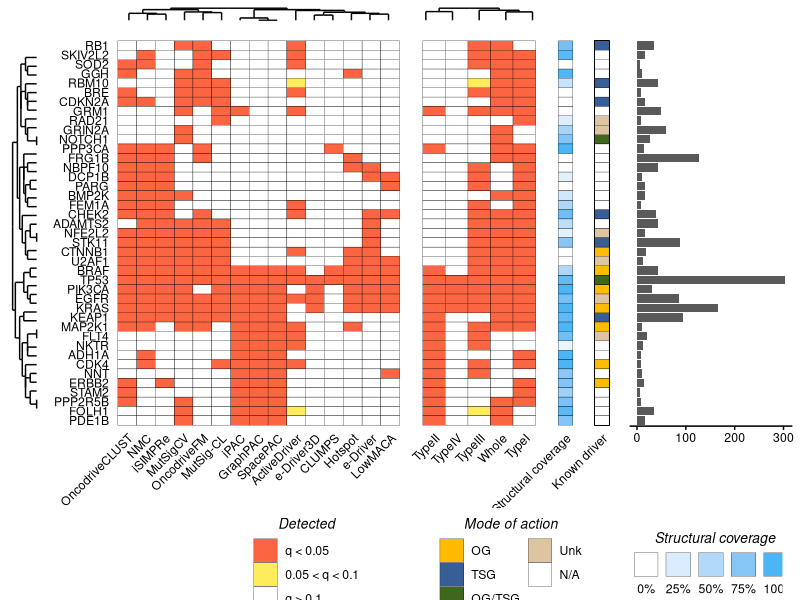

Reproduce this figure in R.
library (ggplot2)
library (pheatmap)
library (reshape2)
library (gridExtra)
library (gplots)
library (ggdendro)
library (grid)

#THIS IS A FUNCTION THAT EXTRACTS THE LEGEND FROM A GGPLOT
#TOOK IT FROM https://github.com/hadley/ggplot2/wiki/Share-a-legend-between-two-ggplot2-graphs

g_legend<-function(a.gplot){
  tmp <- ggplot_gtable(ggplot_build(a.gplot))
  leg <- which(sapply(tmp$grobs, function(x) x$name) == "guide-box")
  legend <- tmp$grobs[[leg]]
  return(legend)}
  
#LOAD DATA
pipeline.res <- read.table ("../raw_data/matrix_luad.txt", sep = "\t", header = TRUE, check.names = FALSE)

#THIS ADJUSTS THE ORDER OF THE "MODE OF ACTION" LEGEND
pipeline.res$Mode <- factor (pipeline.res$Mode, levels = c ("OG", "TSG", "OG/TSG", "Unk", "N/A"))

#WE SUBSET TO THE FRACTION OF GENES WE WANT
#I LIMITED THE PLOT TO GENES DETECTED BY FIVE OR MORE METHODS, OR KNOWN DRIVER GENES IN THAT TISSUE DETECTED AT LEAST ONCE
#FEEL FREE TO ADJUST TO ADD OTHER GENES
pipe.sig <- subset (pipeline.res, Detected > 3 | (Detected > 0 & KnownDriver != "No"))

#SUBSET ONLY THE PART WE WANT
mat.plot <- pipe.sig[,c ("Gene", "MutSigCV", "OncodriveFM", "OncodriveCLUST", "NMC", "MutSig-CL", "e-Driver", "e-Driver3D", "iPAC", "GraphPAC", "SpacePAC", "CLUMPS", "iSIMPRe", "ActiveDriver", "Hotspot", "LowMACA")]
mat.melt <- melt (mat.plot)

#BINARIZE THE PREDICTIONS INSTEAD OF P-VALS
mat.melt$value <- ifelse (mat.melt$value < 0.05, 1, 0)

#RE-CREATE THE MATRIX
mat.plot <- acast (mat.melt, Gene ~ variable, value.var = "value")

#CALC THE CLUSTERING FOR THE METHODS AND GET THE DENDROGRAM
model.meth <- hclust (dist (t(mat.plot)))
dhc.meth <- as.dendrogram (model.meth)
ddata.meth <- dendro_data (dhc.meth, type = "rectangle")
dendro.meth <- ggplot (segment (ddata.meth)) + geom_segment (aes (x = x, y = y, xend = xend, yend = yend)) + theme (panel.background = element_blank(), axis.text = element_blank(), axis.ticks = element_blank(), axis.title = element_blank())

#CALC THE CLUSTERING FOR THE GENES AND GET THE DENDROGRAM
model.gene <- hclust (dist (mat.plot))
dhc.gene <- as.dendrogram (model.gene)
ddata.gene <- dendro_data (dhc.gene, type = "rectangle")
dendro.gene <- ggplot (segment (ddata.gene)) + geom_segment (aes (x = -x, y = -y, xend = -xend, yend = -yend)) + theme (panel.background = element_blank(), axis.text = element_blank(), axis.ticks = element_blank(), axis.title = element_blank()) + coord_flip ()

#RE-ORDER THE GENES
pipe.sig$Gene <- factor (pipe.sig$Gene, levels = rev(rownames (mat.plot)[model.gene$order]))
pipe.melt <- melt (pipe.sig)
pipe.npat <- pipe.melt

#BINARIZE THE PREDICTIONS INSTEAD OF P-VALS
pipe.melt$binarized <- ifelse (pipe.melt$value < 0.05, "q < 0.05", ifelse (pipe.melt$value < 0.1, "0.05 < q < 0.1", "q > 0.1"))
pipe.melt$binarized <- factor (pipe.melt$binarized, levels = c ("q < 0.05", "0.05 < q < 0.1", "q > 0.1"))

#RE-ORDER THE METHODS
methods.sorted <- colnames (mat.plot)[model.meth$order]
methods.sorted[16] <- "NPat"
methods.sorted[17] <- "Detected"
methods.sorted[18] <- "Coverage"
pipe.melt$variable <- factor (pipe.melt$variable, levels = methods.sorted)

#PREPARE THE PLOTS
heat.plot <- ggplot (subset (pipe.melt, !(variable %in% c("NPat", "Detected", "Coverage"))), aes (x = variable, y = Gene)) + geom_tile (aes (fill = binarized), color = "black") + theme (axis.text = element_text (color = "black"), axis.text.x = element_text (angle = 45, hjust = 1), axis.ticks = element_blank(), axis.line = element_blank(), panel.background = element_blank(), axis.title = element_blank(), legend.position = "none") + scale_fill_manual (name = "Detected", values = c("#FB6542", "#FFEC5C", "white"))
leg.plot.heat <- ggplot (subset (pipe.melt, !(variable %in% c("NPat", "Detected", "Coverage"))), aes (x = variable, y = Gene)) + geom_tile (aes (fill = binarized), color = "black") + theme (axis.text = element_text (color = "black"), axis.text.x = element_text (angle = 45, hjust = 1), axis.ticks = element_blank(), axis.line = element_blank(), panel.background = element_blank(), axis.title = element_blank(), legend.position = "right") + scale_fill_manual (guide = guide_legend (title = "Detected", title.position = "top", title.hjust = 0.5, title.theme = element_text (face = "italic", angle = 0, size = 10), ncol = 1), values = c("#FB6542", "#FFEC5C", "white"))
leg.heat <- g_legend (leg.plot.heat)
npat.plot <- ggplot (subset (pipe.npat, variable == "NPat"), aes (x = Gene, y = value)) + geom_bar (stat = "identity") + coord_flip() + theme (axis.text.y = element_blank(), axis.ticks.y = element_blank(), axis.title = element_blank(), axis.text.x = element_text (color = "black"), axis.ticks.x = element_line (color = "black"), axis.line.x = element_line (color = "black"), panel.background = element_blank())
known.plot <- ggplot (pipe.melt, aes (x = "Known driver", y = Gene)) + geom_tile (aes (fill = Mode), color = "black") + theme (axis.text.y = element_blank(), axis.ticks = element_blank(), axis.title = element_blank(), axis.text.x = element_text (color = "black", angle = 45, hjust = 1), legend.position = "none", panel.background = element_blank()) + scale_fill_manual (values = c ("#FFBB00", "#375E97", "#3F681C", "#DDC5A2", "white"))
leg.plot.known <- ggplot (pipe.melt, aes (x = "Known driver", y = Gene)) + geom_tile (aes (fill = Mode), color = "black") + theme (axis.text.y = element_blank(), axis.ticks = element_blank(), axis.title = element_blank(), axis.text.x = element_text (color = "black", angle = 45, hjust = 1), legend.position = "right", panel.background = element_blank()) + scale_fill_manual (name = "Mode", values = c ("#FFBB00", "#375E97", "#3F681C", "#DDC5A2", "white"), guide = guide_legend (ncol = 2, title = "Mode of action", title.position = "top", title.hjust = 0.5, title.theme = element_text (face = "italic", angle = 0, size = 10)))
leg.known <- g_legend (leg.plot.known)
struc.plot <- ggplot (subset (pipe.melt, variable == "Coverage"), aes (x = "Structural coverage", y = Gene, fill = value)) + geom_tile (color = "black") + theme (axis.text.y = element_blank(), axis.ticks = element_blank(), axis.title = element_blank(), axis.text.x = element_text (color = "black", angle = 45, hjust = 1), legend.position = "none", panel.background = element_blank()) + scale_fill_continuous (low = "white", high = "#4CB5F5")
leg.plot.struc <- ggplot (subset (pipe.melt, variable == "Coverage"), aes (x = "Structural coverage", y = Gene, fill = value)) + geom_tile (color = "black") + theme (axis.text.y = element_blank(), axis.ticks = element_blank(), axis.title = element_blank(), axis.text.x = element_text (color = "black", angle = 45, hjust = 1), legend.position = "bottom", panel.background = element_blank()) + scale_fill_gradient (low = "white", high = "#4CB5F5", limits = c (0,1), labels = scales::percent, guide = guide_legend (title = "Structural coverage", title.position = "top", title.hjust = 0.5, label.position = "bottom", label.hjust = 0.5, title.theme = element_text (face = "italic", angle = 0, size = 10)))
leg.struc <- g_legend (leg.plot.struc)
empty.plot <- rectGrob(gp=gpar(col="white"))

#CREATE THE SUMMARY PER CATEGORIES
pipeline.back <- pipeline.res
pipeline.back$Whole <- apply (pipeline.res[,c("OncodriveFM", "MutSigCV")], 1, min)
pipeline.back$TypeI <- apply (pipeline.res[,c("NMC", "OncodriveCLUST", "MutSig-CL", "Hotspot", "iSIMPRe")], 1, min)
pipeline.back$TypeII <- apply (pipeline.res[,c("GraphPAC", "iPAC", "SpacePAC", "CLUMPS")], 1, min)
pipeline.back$TypeIII <- apply (pipeline.res[,c("ActiveDriver", "e-Driver", "LowMACA")], 1, min)
pipeline.back$TypeIV <- pipeline.res$'e-Driver3D'

pipe.back.sig <- subset (pipeline.back, Detected > 3 | (Detected > 0 & KnownDriver != "No"))

mat.back.plot <- pipe.back.sig[,c ("Gene", "Whole", "TypeI", "TypeII", "TypeIII", "TypeIV")]
mat.back.melt <- melt (mat.back.plot)
mat.back.melt$value <- ifelse (mat.back.melt$value < 0.05, 1, 0)
mat.back.plot <- acast (mat.back.melt, Gene ~ variable, value.var = "value")

#CALC DENDROGRAM FROM CATEGORIES
model.type <- hclust (dist (t(mat.back.plot)))
dhc.type <- as.dendrogram (model.type)
ddata.type <- dendro_data (dhc.type, type = "rectangle")
dendro.type <- ggplot (segment (ddata.type)) + geom_segment (aes (x = x, y = y, xend = xend, yend = yend)) + theme (panel.background = element_blank(), axis.text = element_blank(), axis.ticks = element_blank(), axis.title = element_blank())

pipe.back.sig$Gene <- factor (pipe.back.sig$Gene, levels = rev(rownames (mat.plot)[model.gene$order]))
pipe.back.melt <- melt (pipe.back.sig[,c ("Gene", "Whole", "TypeI", "TypeII", "TypeIII", "TypeIV", "NPat", "Detected", "KnownDriver")])
pipe.back.melt$binarized <- ifelse (pipe.back.melt$value < 0.05, "q < 0.05", ifelse (pipe.back.melt$value < 0.1, "0.05 < q < 0.1", "q > 0.1"))
pipe.back.melt$binarized <- factor (pipe.back.melt$binarized, levels = c ("q < 0.05", "0.05 < q < 0.1", "q > 0.1"))

#ORDER CATEGORIES
types.sorted <- colnames (mat.back.plot)[model.type$order]
types.sorted[6] <- "NPat"
types.sorted[7] <- "Detected"
types.sorted[8] <- "Coverage"
pipe.back.melt$variable <- factor (pipe.back.melt$variable, levels = types.sorted)

#CREATE THE PLOT FOR THE CATEGORIES
type.plot <- ggplot (subset (pipe.back.melt, !(variable %in% c("NPat", "Detected", "Coverage"))), aes (x = variable, y = Gene)) + geom_tile (aes (fill = binarized), color = "black") + theme (axis.text = element_text (color = "black"), axis.text.x = element_text (angle = 45, hjust = 1), axis.ticks = element_blank(), axis.line = element_blank(), panel.background = element_blank(), axis.title = element_blank(), legend.position = "none") + scale_fill_manual (name = "Detected", values = c("#FB6542", "#FFEC5C", "white")) + theme (axis.text.y = element_blank())

#ADJUST HEIGHTS OF THE METHODS
gA=ggplot_gtable(ggplot_build(heat.plot))
gB=ggplot_gtable(ggplot_build(type.plot))
gC2=ggplot_gtable(ggplot_build(struc.plot))
gC=ggplot_gtable(ggplot_build(known.plot))
gD=ggplot_gtable(ggplot_build(npat.plot))
gE=ggplot_gtable(ggplot_build(dendro.gene))
maxHeight = grid::unit.pmax(gA$heights, gB$heights, gC$heights, gD$heights, gE$heights)
gA$heights <- as.list(maxHeight)
gB$heights <- as.list(maxHeight)
gC2$heights <- as.list(maxHeight)
gC$heights <- as.list(maxHeight)
gD$heights <- as.list(maxHeight)
gE$heights <- as.list(maxHeight)

gF=ggplot_gtable(ggplot_build(dendro.meth))
gG=ggplot_gtable(ggplot_build(dendro.type))

maxWidth = grid::unit.pmax(gA$widths, gF$widths)
gA$widths <- as.list(maxWidth)
gF$widths <- as.list(maxWidth)

maxWidth = grid::unit.pmax(gB$widths, gG$widths)
gB$widths <- as.list(maxWidth)
gG$widths <- as.list(maxWidth)

#ARRANGE IT ALL
grid.arrange (arrangeGrob(empty.plot, gF, gG, empty.plot, empty.plot, empty.plot, gE, gA, gB, gC2, gC, gD, nrow = 2, widths = c (1/10, 4/5, 3/10, 2/25, 2/25, 2/5), heights = c (1, 15)), empty.plot, arrangeGrob(empty.plot, leg.heat, leg.known, leg.struc, empty.plot, nrow = 1, widths = c (7/2,2,4,2,1/4)), ncol = 1, heights = c (14,1/4,2))
